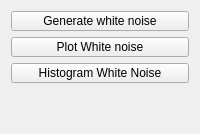
     <widget class="QWidget" name="tab_5">
      <attribute name="title">
       <string>White noise</string>
      </attribute>
      <layout class="QVBoxLayout" name="verticalLayout_13">
       <item>
        <widget class="QPushButton" name="pushButtonGenerateWhiteNoise">
         <property name="maximumSize">
          <size>
           <width>200</width>
           <height>20</height>
          </size>
         </property>
         <property name="text">
          <string>Generate white noise</string>
         </property>
        </widget>
       </item>
       <item>
        <widget class="QPushButton" name="pushButtonPlotWhiteNoise">
         <property name="maximumSize">
          <size>
           <width>200</width>
           <height>20</height>
          </size>
         </property>
         <property name="text">
          <string>Plot White noise</string>
         </property>
        </widget>
       </item>
       <item>
        <widget class="QPushButton" name="pushButtonHistogramWhiteNoise">
         <property name="maximumSize">
          <size>
           <width>200</width>
           <height>20</height>
          </size>
         </property>
         <property name="text">
          <string>Histogram White Noise</string>
         </property>
        </widget>
       </item>
       <item>
        <spacer name="verticalSpacer_2">
         <property name="orientation">
          <enum>Qt::Vertical</enum>
         </property>
         <property name="sizeHint" stdset="0">
          <size>
           <width>20</width>
           <height>40</height>
          </size>
         </property>
        </spacer>
       </item>
      </layout>
     </widget>
